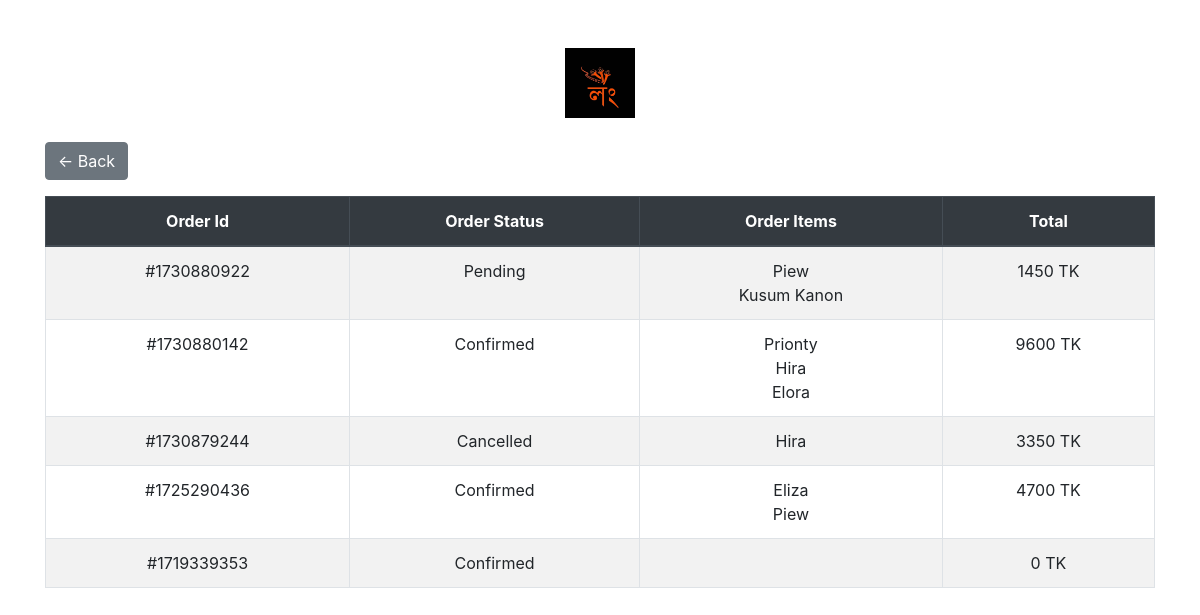
Before: /myorder/49 with the older database file.
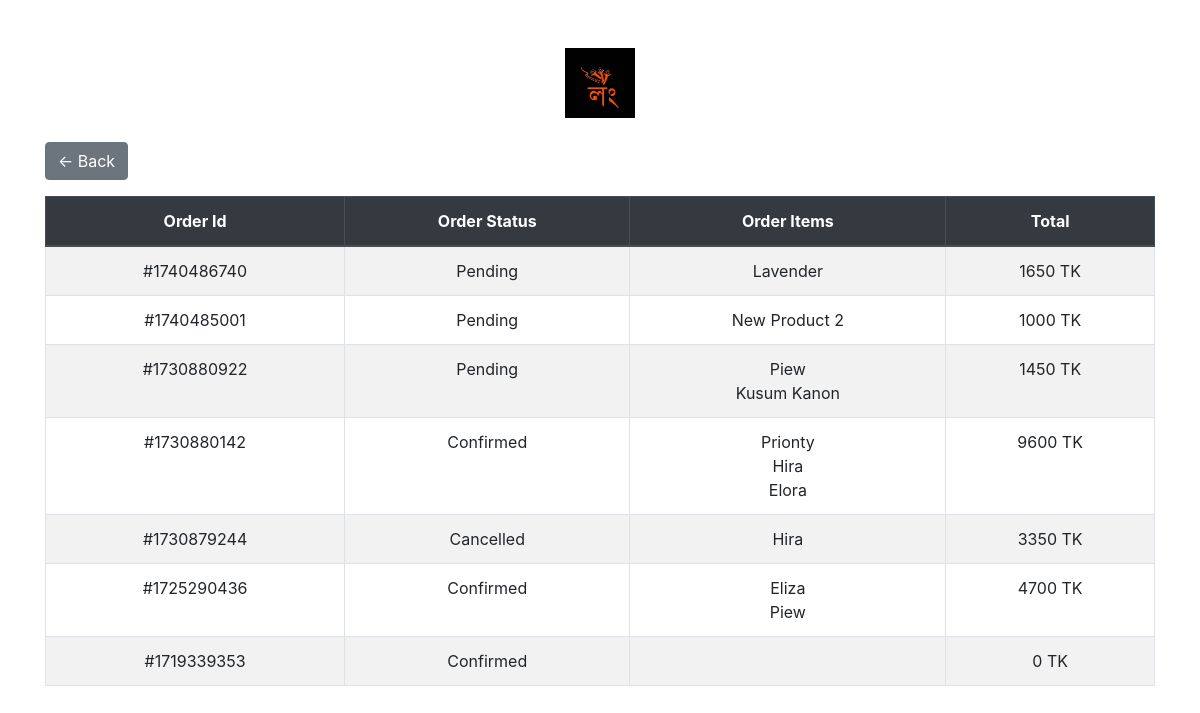
After: the same page with the newer database file.
### shop/models.py (models this page shows, shortened)
class Order(models.Model):
    STATUS_CHOICES = [
        ('not_confirm','not_confirm'),
        ('Confirmed','Confirmed'),
        ('Pending', 'Pending'),
        ('Processing', 'Processing'),
        ('Shipped', 'Shipped'),
        ('Delivered', 'Delivered'),
        ('Cancelled', 'Cancelled'),
    ]
    LOCATION_CHOICES = [
        ('inside_dhaka', 'Inside Dhaka'),
        ('outside_dhaka', 'Outside Dhaka'),
    ]
    user=models.ForeignKey(UserProfile,on_delete=models.SET_NULL,null=True)
    status = models.CharField(max_length=20, choices=STATUS_CHOICES, default='Pending')
    items = models.ManyToManyField('Product', through='OrderItem')
    created_at=models.DateTimeField(default=now,blank=True)
    complete=models.BooleanField(default=False,blank=True)
    order_id=models.CharField(max_length=20,null=True,blank=True)
    coupon=models.BooleanField(default=False,null=True,blank=True)
    coupon_percentange=models.PositiveIntegerField(default=0,null=True,blank=True)
    cancel_reason=models.TextField(null=True,blank=True)
    location = models.CharField(max_length=20, choices=LOCATION_CHOICES, null=True, blank=True)
    totalbill= models.PositiveIntegerField(default=0)
    delivary_charge = models.PositiveIntegerField(default=False)
    status_changed_by = models.ForeignKey(User,on_delete=models.SET_NULL,null=True,blank=True)
    def __str__(self):
        return str(f'{self.user} order')
    @property
    def get_total(self):
        order_items = OrderItem.objects.filter(order=self)
        total = sum(item.item_total for item in order_items)
        if self.coupon:
            total-=total*(self.coupon_percentange/100)
        return int(total)

class OrderItem(models.Model):
    product=models.ForeignKey(Product,on_delete=models.CASCADE,null=True)
    quantity=models.IntegerField(default=0)
    add_on_product= models.ManyToManyField(AddOnProduct)
    order = models.ForeignKey(Order, related_name='order_items',null=True, on_delete=models.CASCADE)
    size=models.CharField(max_length=10,blank=True,null=True)
    is_stitched = models.BooleanField(default=True)
    @property
    def item_total(self):
        add_on = self.add_on_product.all()
        total_add_on = sum(add_pro.price for add_pro in add_on)
        if  self.is_stitched:
            total=self.product.price*self.quantity
        else:
            total=self.product.unstitched_price*self.quantity
        return total+(total_add_on*self.quantity)

class Product(models.Model):
    name=models.CharField(max_length=100)
    slug = AutoSlugField(populate_from='name',unique=True,null=True,default=None)
    product_code=models.CharField(max_length=100,null=True,blank=True)
    add_on_product=models.ManyToManyField(AddOnProduct,blank=True)
    add_on_product2=models.ManyToManyField(AddOnProduct,related_name='ad_on_2',blank=True)
    add_on_product3=models.ManyToManyField(AddOnProduct,related_name="ad_on_3",blank=True)
    description=models.TextField(null=True,blank=True)
    desc = models.TextField(null=True,blank=True)
    price = models.IntegerField(default=0)
    unstitched_price = models.PositiveIntegerField(default=0)
    discount_percent=models.IntegerField(default=0)
    main_price = models.IntegerField(default=0)
    discount=models.BooleanField(default=True,null=True,blank=False)
    productCategory = models.ManyToManyField(ProductCategory)
    collectionset = models.ForeignKey(CollectionSet,on_delete=models.SET_NULL,null=True,blank=True)
    image=ResizedImageField(upload_to='product-image/',blank=True,null=True)
    image2=ResizedImageField(upload_to='product-image/',blank=True,null=True)
    image3=ResizedImageField(upload_to='product-image/',blank=True,null=True)
    image4=ResizedImageField(upload_to='product-image/',blank=True,null=True)
    youtube_video_id = models.CharField(max_length=50,blank=True,null=True)
    arrive_at=models.DateTimeField(default=now,blank=True)
    new_arrival=models.BooleanField(default=False,blank=True)
    tags = TaggableManager()
    in_stock=models.BooleanField(default=True,blank=True)
    ratting = models.FloatField(default=0)

### shop/views.py (the view)
# urls.py: path('myorder/<int:pk>',profile, name="profile"),
def profile(request,pk):
    user=UserProfile.objects.get(id=pk)
    orders=Order.objects.filter(user=user,complete=True).order_by('-created_at')
    print(user)
    print(orders)
    context={
        'orders':orders,
        'userProfile':user
    }
    return render(request,'shop/profile.html',context)

### shop/models.py (called while the page is built)
    def __str__(self):
        return str(self.user)

### shop/templates/shop/profile.html (shortened to what this page needs)
<!DOCTYPE html>
{% load static %}
<html lang="en">
<head>
  <link href="https://maxcdn.bootstrapcdn.com/bootstrap/4.5.2/css/bootstrap.min.css" rel="stylesheet">
</head>
<body>
<div class="container my-5">
  <div class="text-center mb-4">
    <img src="{% static 'image/logo/logo.jpg' %}" height="70" alt="Logo" class="logo">
  </div>
  <div class="mb-3">
    <a href="javascript:history.back()" class="btn btn-secondary">
      &larr; Back
    </a>
  </div>
  <div class="row">
    <div class="col-lg-12">
      <div class="table-responsive">
        <table class="table table-striped table-bordered table-hover text-center">
          <thead class="thead-dark">
            <tr>
              <th>Order Id</th>
              <th>Order Status</th>
              <th>Order Items</th>
              <th>Total</th>
            </tr>
          </thead>
          <tbody>
            {% for order in orders %}
              {% if order.status != 'not_confirm' %}
                <tr>
                  <td>#{{ order.order_id }}</td>
                  <td>{{ order.status }}</td>
                  <td>
                    {% for item in order.order_items.all %}
                      {{ item.product.name }}<br>
                    {% endfor %}
                  </td>
                  <td>{{ order.get_total }} TK</td>
                </tr>
              {% endif %}
            {% endfor %}
          </tbody>
        </table>
      </div>
    </div>
  </div>
</div>
</body>
</html>

### shop/templates/shop/profile.html (style rules this page uses)
.logo { max-width: 150px; }

Changed rows visible on the page:
added Order: order_id "1740486740", status "Pending", get_total "1650"
added OrderItem: product.name "Lavender", shown under "1740486740"
added Order: order_id "1740485001", status "Pending", get_total "1000"
added OrderItem: product.name "New Product 2", shown under "1740485001"
